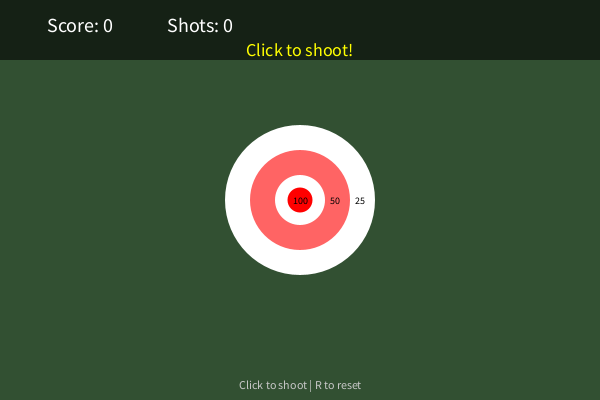
Frame 1 (no input)
Frame 60 (the mouse pressed at the canvas centre just before this capture): identical to frame 1, image omitted
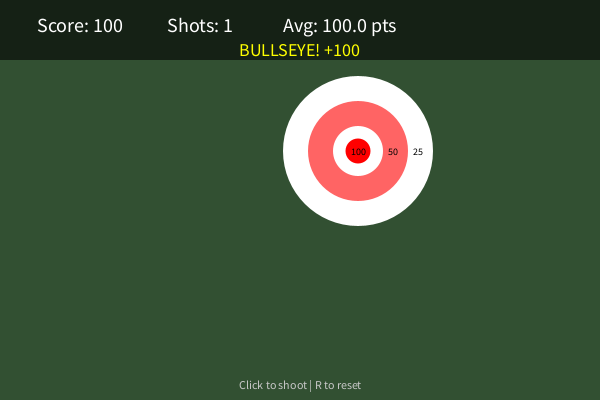
Frame 120 (the mouse held since frame 60 and released just before this capture)

The Processing sketch that drew these frames (run headless with seeded random() and noise(); from frame 60 on, the mouse is pressed at the canvas centre):

// Processing sketch: Day_5_Demo
// ── Day_5_Demo.pde
// Day 5 Demo - Nested If Statements
// Target practice game with nested zone detection

// --- CUSTOM VARIABLES ---
int score = 0;
int shots = 0;
String lastHit = "Click to shoot!";
int targetX = 300;
int targetY = 200;

void setup() {
  size(600, 400);
  textAlign(CENTER, CENTER);
}

void draw() {
  background(50, 80, 50);  // Dark green background

  // --- DRAW TARGET ---
  drawTarget();

  // --- DISPLAY INFO ---
  displayInfo();
}

void mousePressed() {
  shots = shots + 1;

  // --- NESTED ZONE DETECTION ---
  // First check if within outer ring (150 pixel diameter)
  float distance = dist(mouseX, mouseY, targetX, targetY);

  if (distance <= 75) {
    // Inside outer ring - now check inner rings
    if (distance <= 50) {
      // Inside middle ring - check for bullseye
      if (distance <= 25) {
        // BULLSEYE!
        score = score + 100;
        lastHit = "BULLSEYE! +100";
      } else {
        // Inner ring but not bullseye
        score = score + 50;
        lastHit = "Inner ring! +50";
      }
    } else {
      // Middle ring
      score = score + 25;
      lastHit = "Middle ring! +25";
    }
  } else {
    // Outside all rings - check if close
    if (distance <= 100) {
      // Close miss
      lastHit = "Close miss!";
    } else {
      // Far miss
      lastHit = "Missed!";
    }
  }

  // --- MOVE TARGET RANDOMLY ---
  targetX = int(random(100, width - 100));
  targetY = int(random(100, height - 100));
}

void keyPressed() {
  // --- RESET GAME ---
  if (key == 'r' || key == 'R') {
    score = 0;
    shots = 0;
    lastHit = "Click to shoot!";
  }
}

// Function to draw the target with multiple rings
void drawTarget() {
  noStroke();

  // Outer ring (75 pixel radius)
  fill(255, 255, 255);
  circle(targetX, targetY, 150);

  // Middle ring (50 pixel radius)
  fill(255, 100, 100);
  circle(targetX, targetY, 100);

  // Inner ring (25 pixel radius)
  fill(255, 255, 255);
  circle(targetX, targetY, 50);

  // Bullseye (center)
  fill(255, 0, 0);
  circle(targetX, targetY, 25);

  // Point labels
  fill(0);
  textSize(10);
  text("25", targetX + 60, targetY);
  text("50", targetX + 35, targetY);
  text("100", targetX, targetY);
}

// Function to display score and instructions
void displayInfo() {
  // Score box
  fill(0, 0, 0, 150);
  noStroke();
  rect(0, 0, width, 60);

  fill(255);
  textSize(20);
  text("Score: " + score, 80, 25);
  text("Shots: " + shots, 200, 25);

  // Accuracy
  if (shots > 0) {
    float accuracy = (float)score / (shots * 100) * 100;
    text("Avg: " + nf(accuracy, 0, 1) + " pts", 340, 25);
  }

  // Last hit message
  fill(255, 255, 0);
  textSize(18);
  text(lastHit, width/2, 50);

  // Instructions
  fill(200);
  textSize(12);
  text("Click to shoot | R to reset", width/2, height - 15);
}
